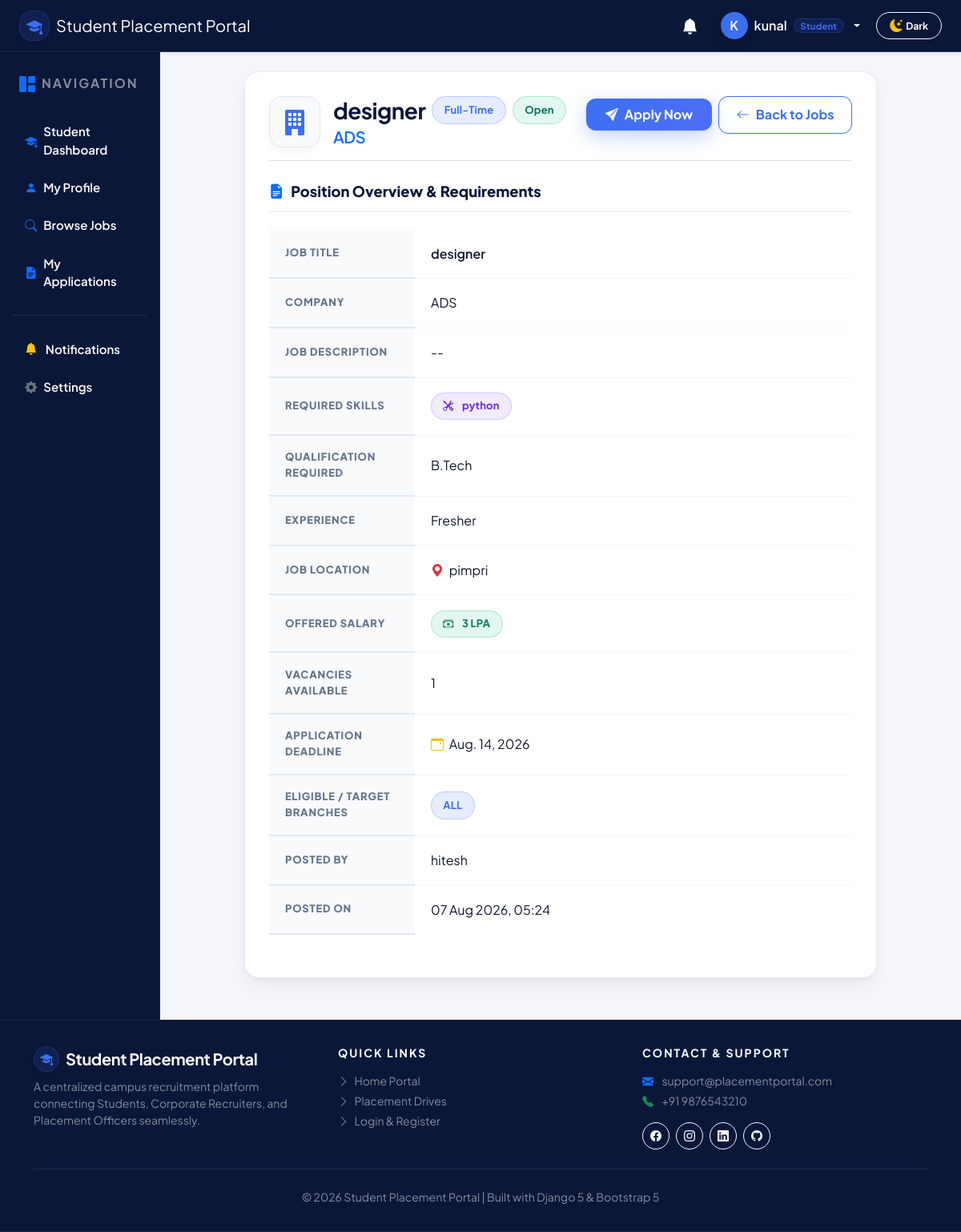
The page /jobs/4/ (signed in) on the database its author committed.
### accounts/models.py (models this page shows, shortened)
class User(AbstractUser):
    ROLE_CHOICES = (
        ('student', 'Student'),
        ('recruiter', 'Recruiter'),
        ('officer', 'Placement Officer'),
    )
    role = models.CharField(
        max_length=20,
        choices=ROLE_CHOICES
    )
    phone = models.CharField(
        max_length=15,
        blank=True,
        null=True
    )
    profile_picture = models.ImageField(
        upload_to='profile_pictures/',
        blank=True,
        null=True
    )
    is_verified = models.BooleanField(default=False)
    created_at = models.DateTimeField(auto_now_add=True)
    updated_at = models.DateTimeField(auto_now=True)

### jobs/models.py (models this page shows, shortened)
class Job(models.Model):
    JOB_TYPE_CHOICES = (
        ('Full-Time', 'Full-Time'),
        ('Part-Time', 'Part-Time'),
        ('Internship', 'Internship'),
        ('Contract', 'Contract'),
    )
    EXPERIENCE_CHOICES = (
        ('Fresher', 'Fresher'),
        ('0-1 Years', '0-1 Years'),
        ('1-3 Years', '1-3 Years'),
        ('3-5 Years', '3-5 Years'),
        ('5+ Years', '5+ Years'),
    )
    STATUS_CHOICES = (
        ('Open', 'Open'),
        ('Closed', 'Closed'),
    )
    company = models.ForeignKey(
        Company,
        on_delete=models.CASCADE,
        related_name='jobs'
    )
    recruiter = models.ForeignKey(
        settings.AUTH_USER_MODEL,
        on_delete=models.CASCADE,
        related_name='posted_jobs'
    )
    job_title = models.CharField(max_length=150)
    job_description = models.TextField()
    required_skills = models.TextField(
        help_text="Separate skills using commas"
    )
    qualification = models.CharField(max_length=150)
    experience = models.CharField(
        max_length=20,
        choices=EXPERIENCE_CHOICES,
        default='Fresher'
    )
    job_type = models.CharField(
        max_length=20,
        choices=JOB_TYPE_CHOICES
    )
    location = models.CharField(max_length=150)
    salary = models.CharField(max_length=100)
    vacancies = models.PositiveIntegerField(default=1)
    application_deadline = models.DateField()
    target_branches = models.CharField(
        max_length=255,
        default='ALL',
        help_text="Target branches for job posting (e.g. CO,IT,AIML or ALL)"
    )
    status = models.CharField(
        max_length=10,
        choices=STATUS_CHOICES,
        default='Open'
    )
    created_at = models.DateTimeField(auto_now_add=True)
    updated_at = models.DateTimeField(auto_now=True)
    class Meta:
        ordering = ['-created_at']

### recruiters/models.py (models this page shows, shortened)
class Company(models.Model):
    company_name = models.CharField(max_length=150)
    company_email = models.EmailField(unique=True)
    company_phone = models.CharField(max_length=15)
    website = models.URLField(blank=True, null=True)
    industry = models.CharField(max_length=100)
    location = models.CharField(max_length=150)
    description = models.TextField(blank=True, null=True)
    logo = models.ImageField(upload_to='company_logos/', blank=True, null=True)
    created_at = models.DateTimeField(auto_now_add=True)
    class Meta:
        ordering = ['company_name']

### jobs/views.py (the view)
@login_required
def job_detail(request, job_id):
    job = get_object_or_404(
        Job,
        id=job_id
    )
    return render(
        request,
        "jobs/job_detail.html",
        {
            "job": job
        }
    )

### jobs/templates/jobs/job_detail.html (shortened to what this page needs)
{% extends 'base.html' %}
{% block content %}
<div class="row justify-content-center">
    <div class="col-lg-10">
        <div class="spp-card">
            <div class="d-flex align-items-start justify-content-between flex-wrap gap-3 pb-3 mb-4 border-bottom">
                <div class="d-flex align-items-center gap-3">
                    <div class="spp-logo" style="width:64px; height:64px; font-size:2rem;">
                        <i class="bi bi-building-fill"></i>
                    </div>
                    <div>
                        <div class="d-flex align-items-center gap-2 mb-1">
                            <h3 class="fw-bold mb-0" style="color: var(--spp-navy);">{{ job.job_title }}</h3>
                            <span class="spp-pill blue">{{ job.job_type }}</span>
                            {% if job.status == "Open" %}
                                <span class="spp-pill green">Open</span>
                            {% else %}
                                <span class="spp-pill gray">Closed</span>
                            {% endif %}
                        </div>
                        <h5 class="text-primary mb-0 fw-semibold">{{ job.company.company_name }}</h5>
                    </div>
                </div>
                <div class="d-flex align-items-center gap-2 ms-auto">
                    {% if request.user.role == "recruiter" %}
                        <a href="{% url 'jobs:edit_job' job.id %}" class="btn-spp-outline">
                            <i class="bi bi-pencil-fill"></i> Edit Job
                        </a>
                        <a href="{% url 'jobs:delete_job' job.id %}" class="btn btn-outline-danger rounded-3 px-3 py-2 fw-semibold">
                            <i class="bi bi-trash-fill"></i> Delete
                        </a>
                        <a href="{% url 'jobs:manage_jobs' %}" class="btn-spp-outline">
                            Back
                        </a>
                    {% elif request.user.role == "student" %}
                        {% if job.status == "Open" %}
                            <a href="{% url 'applications:apply_job' job.id %}" class="btn-spp-primary fs-6 px-4 py-2">
                                <i class="bi bi-send-fill"></i> Apply Now
                            </a>
                        {% else %}
                            <button class="btn btn-secondary rounded-3 px-4 py-2" disabled>
                                Applications Closed
                            </button>
                        {% endif %}
                        <a href="{% url 'jobs:job_list' %}" class="btn-spp-outline">
                            <i class="bi bi-arrow-left"></i> Back to Jobs
                        </a>
                    {% endif %}
                </div>
            </div>
            <div class="spp-form-section-title">
                <i class="bi bi-file-earmark-text-fill text-primary"></i> Position Overview & Requirements
            </div>
            <table class="spp-table mb-4">
                <tbody>
                    <tr>
                        <th style="width: 25%;">Job Title</th>
                        <td class="fw-semibold">{{ job.job_title }}</td>
                    </tr>
                    <tr>
                        <th>Company</th>
                        <td>{{ job.company.company_name }}</td>
                    </tr>
                    <tr>
                        <th>Job Description</th>
                        <td style="white-space: pre-line;">{{ job.job_description }}</td>
                    </tr>
                    <tr>
                        <th>Required Skills</th>
                        <td>
                            {% if job.required_skills %}
                                <span class="spp-pill purple"><i class="bi bi-tools me-1"></i> {{ job.required_skills }}</span>
                            {% else %}
                                <span class="text-muted">Not specified</span>
                            {% endif %}
                        </td>
                    </tr>
                    <tr>
                        <th>Qualification Required</th>
                        <td>{{ job.qualification }}</td>
                    </tr>
                    <tr>
                        <th>Experience</th>
                        <td>{{ job.experience }}</td>
                    </tr>
                    <tr>
                        <th>Job Location</th>
                        <td><i class="bi bi-geo-alt-fill text-danger me-1"></i> {{ job.location }}</td>
                    </tr>
                    <tr>
                        <th>Offered Salary</th>
                        <td><span class="spp-pill green fw-bold"><i class="bi bi-cash-stack me-1"></i> {{ job.salary }}</span></td>
                    </tr>
                    <tr>
                        <th>Vacancies Available</th>
                        <td>{{ job.vacancies }}</td>
                    </tr>
                    <tr>
                        <th>Application Deadline</th>
                        <td><i class="bi bi-calendar-event text-warning me-1"></i> {{ job.application_deadline }}</td>
                    </tr>
                    <tr>
                        <th>Eligible / Target Branches</th>
                        <td><span class="spp-pill blue">{{ job.target_branches }}</span></td>
                    </tr>
                    <tr>
                        <th>Posted By</th>
                        <td>{{ job.recruiter.username }}</td>
                    </tr>
                    <tr>
                        <th>Posted On</th>
                        <td>{{ job.created_at|date:"d M Y, H:i" }}</td>
                    </tr>
                </tbody>
            </table>
        </div>
    </div>
</div>
{% endblock %}

### templates/includes/navbar.html (shortened to what this page needs)
<nav class="navbar navbar-expand-lg navbar-dark shadow-sm sticky-top py-2.5" style="background-color: #0B1739 !important; border-bottom: 1px solid rgba(255,255,255,0.08); z-index: 1030;">
    <div class="container-fluid px-3 px-lg-4">
        <a class="navbar-brand d-flex align-items-center gap-2 fw-extrabold" href="/">
            <div class="spp-stat-icon blue p-0" style="width: 38px; height: 38px; font-size: 1.25rem;">
                <i class="bi bi-mortarboard-fill"></i>
            </div>
            <span class="fs-5 tracking-tight text-white">Student Placement Portal</span>
        </a>
        <div class="collapse navbar-collapse" id="navbarContent">
            <ul class="navbar-nav ms-auto align-items-lg-center gap-2 mt-2 mt-lg-0">
                {% if user.is_authenticated %}
                    <li class="nav-item me-1">
                        <a class="nav-link text-white position-relative px-2 py-1" href="{% url 'accounts:notifications' %}" title="Notifications">
                            <i class="bi bi-bell-fill fs-5"></i>
                        </a>
                    </li>
                    <li class="nav-item dropdown">
                        <a class="nav-link dropdown-toggle text-white d-flex align-items-center gap-2 fw-semibold px-2 py-1" href="#" role="button" data-bs-toggle="dropdown">
                            <div class="spp-avatar border-0" style="width: 34px; height: 34px; font-size: 1rem; background: var(--spp-blue); color: #ffffff;">
                                {{ user.username|slice:":1"|upper }}
                            </div>
                            <span class="text-white">{{ user.username }}</span>
                            {% if user.role == 'student' %}
                                <span class="spp-pill blue py-0 px-2" style="font-size: 0.7rem;">Student</span>
                            {% elif user.role == 'recruiter' %}
                                <span class="spp-pill purple py-0 px-2" style="font-size: 0.7rem;">Recruiter</span>
                            {% elif user.role == 'officer' %}
                                <span class="spp-pill orange py-0 px-2" style="font-size: 0.7rem;">TPO Officer</span>
                            {% endif %}
                        </a>
                    </li>
                {% endif %}
                <li class="nav-item ms-lg-1">
                    <button class="btn btn-sm btn-outline-light rounded-pill px-3 py-1.5 d-inline-flex align-items-center justify-content-center gap-1.5 shadow-sm" id="themeToggleBtn" title="Toggle Dark/Light Theme" type="button" style="cursor: pointer;">
                        <i class="bi bi-moon-stars-fill text-warning fs-6" id="themeToggleIcon"></i>
                        <span id="themeToggleLabel" class="small fw-bold text-white ms-1">Dark</span>
                    </button>
                </li>
            </ul>
        </div>
    </div>
</nav>

### static/css/style.css (style rules this page uses)
:root { --spp-navy: #0B1739; --spp-navy-dark: #070F26; --spp-navy-light: #162650; --spp-blue: #3B6FF0; --spp-blue-dark: #2553ca; --spp-grad-start: #4F6EF7; --spp-grad-end: #8B5CF6; --spp-bg: #F4F6FB; --spp-card-bg: #FFFFFF; --spp-text-main: #0F172A; --spp-text-muted: #64748B; --spp-border: #E2E8F0; --spp-green: #10B981; --spp-green-bg: rgba(16, 185, 129, 0.1); --spp-orange: #F59E0B; --spp-orange-bg: rgba(245, 158, 11, 0.1); --spp-purple: #8B5CF6; --spp-purple-bg: rgba(139, 92, 246, 0.1); --spp-red: #EF4444; --spp-red-bg: rgba(239, 68, 68, 0.1); --spp-gray: #64748B; --spp-gray-bg: rgba(100, 116, 139, 0.1); --spp-shadow-sm: 0 2px 5px rgba(11, 23, 57, 0.04), 0 1px 2px rgba(11, 23, 57, 0.02); --spp-shadow-md: 0 10px 25px -3px rgba(11, 23, 57, 0.06), 0 4px 10px -2px rgba(11, 23, 57, 0.04); --spp-shadow-lg: 0 20px 40px -4px rgba(11, 23, 57, 0.1); --spp-shadow-glow: 0 8px 25px rgba(59, 111, 240, 0.3); }
body { background-color: var(--spp-bg); color: var(--spp-text-main); font-family: 'Plus Jakarta Sans', -apple-system, BlinkMacSystemFont, "Segoe UI", Roboto, sans-serif; min-height: 100vh; -webkit-font-smoothing: antialiased; }
h1, h2, h3, h4, h5, h6 { font-family: 'Plus Jakarta Sans', 'Outfit', sans-serif; font-weight: 700; color: var(--spp-navy); letter-spacing: -0.02em; }
.spp-card { background: var(--spp-card-bg); border-radius: 18px; border: 1px solid rgba(226, 232, 240, 0.85); box-shadow: var(--spp-shadow-md); padding: 1.85rem; margin-bottom: 1.75rem; transition: transform 0.25s ease, box-shadow 0.25s ease, border-color 0.25s ease; }
.spp-stat-icon { width: 56px; height: 56px; border-radius: 16px; display: flex; align-items: center; justify-content: center; font-size: 1.65rem; flex-shrink: 0; box-shadow: 0 4px 12px rgba(0, 0, 0, 0.04); }
.spp-stat-icon.blue { background: rgba(59, 111, 240, 0.12); color: var(--spp-blue); border: 1px solid rgba(59, 111, 240, 0.2); }
.spp-pill { display: inline-flex; align-items: center; gap: 0.4rem; padding: 0.4rem 0.9rem; border-radius: 50rem; font-size: 0.8125rem; font-weight: 700; letter-spacing: 0.2px; }
.spp-pill.blue { background: rgba(59, 111, 240, 0.12); color: var(--spp-blue); border: 1px solid rgba(59, 111, 240, 0.25); }
.spp-pill.green { background: rgba(16, 185, 129, 0.12); color: #047857; border: 1px solid rgba(16, 185, 129, 0.25); }
.spp-pill.purple { background: rgba(139, 92, 246, 0.12); color: #6d28d9; border: 1px solid rgba(139, 92, 246, 0.25); }
.btn-spp-primary { background: linear-gradient(135deg, #3B6FF0 0%, #4F6EF7 100%); color: #ffffff; border: none; border-radius: 12px; padding: 0.72rem 1.45rem; font-weight: 700; text-decoration: none; display: inline-flex; align-items: center; justify-content: center; gap: 0.5rem; box-shadow: var(--spp-shadow-glow); transition: all 0.25s cubic-bezier(0.4, 0, 0.2, 1); }
.btn-spp-outline { background-color: transparent; color: var(--spp-blue); border: 1.75px solid var(--spp-blue); border-radius: 12px; padding: 0.68rem 1.35rem; font-weight: 700; text-decoration: none; display: inline-flex; align-items: center; justify-content: center; gap: 0.5rem; transition: all 0.25s cubic-bezier(0.4, 0, 0.2, 1); }
.spp-table { width: 100%; border-collapse: separate; border-spacing: 0; }
.spp-table th { background: #F8FAFC; color: var(--spp-text-muted); font-size: 0.8125rem; font-weight: 800; text-transform: uppercase; letter-spacing: 0.06em; padding: 1.1rem 1.25rem; border-bottom: 2px solid #E2E8F0; }
.spp-table td { padding: 1.15rem 1.25rem; border-bottom: 1px solid #F1F5F9; vertical-align: middle; }
.spp-table tbody tr:last-child td { border-bottom: none; }
.spp-table tbody tr { transition: background-color 0.2s ease, transform 0.2s ease; }
.spp-form-section-title { font-size: 1.15rem; font-weight: 800; color: var(--spp-navy); margin-bottom: 1.35rem; padding-bottom: 0.65rem; border-bottom: 2px solid #F1F5F9; display: flex; align-items: center; gap: 0.55rem; }
.spp-avatar { width: 76px; height: 76px; border-radius: 50%; object-fit: cover; border: 3px solid #ffffff; box-shadow: 0 6px 16px rgba(0,0,0,0.12); background-color: #E2E8F0; display: inline-flex; align-items: center; justify-content: center; font-size: 1.85rem; color: var(--spp-navy); }
.spp-logo { width: 60px; height: 60px; border-radius: 16px; object-fit: cover; border: 1px solid #E2E8F0; background-color: #F8FAFC; display: inline-flex; align-items: center; justify-content: center; font-size: 1.65rem; color: var(--spp-blue); box-shadow: 0 4px 12px rgba(0,0,0,0.04); }

### rows shown on the page
User: username "K", username "kunal"
Job: job_title "designer", job_type "Full-Time", company.company_name "ADS", job_description "--", required_skills "python", qualification "B.Tech", experience "Fresher", location "pimpri", salary "3 LPA", vacancies "1", application_deadline "Aug. 14, 2026", target_branches "ALL", recruiter.username "hitesh", created_at "07 Aug 2026, 05:24"
